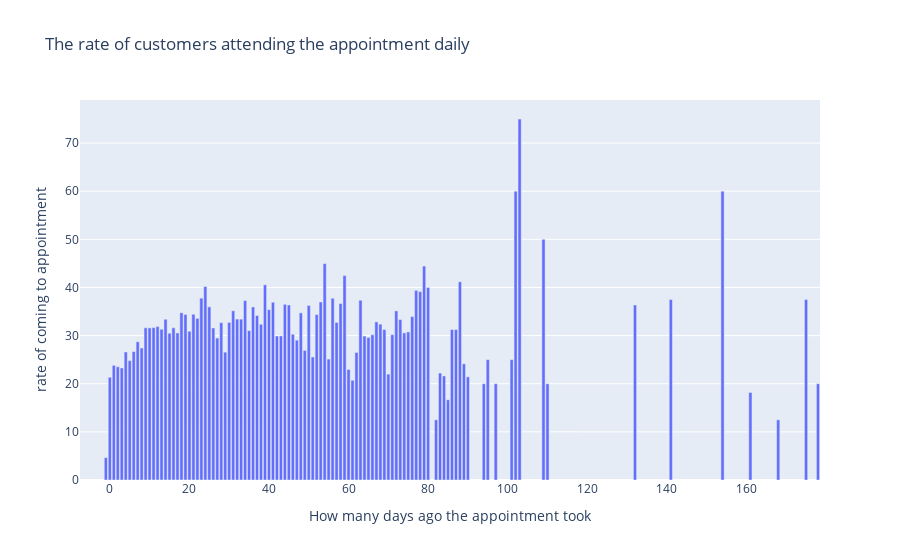

The cell this chart's notebook holds for it:
### Markdown cell above
> Same Day Appointments are more likely to attend

### Code cell
plt.figure(figsize=(20, 15))
dayrate=noshowy.value_counts()/(noshown.value_counts()+noshowy.value_counts())*100
import plotly.express as px

fig = px.bar(data_frame=dayrate, 
             x=dayrate.index, 
             y=dayrate.values,title="The rate of customers attending the appointment daily",
                 labels={"index": "How many days ago the appointment took",  
                         "y": "rate of coming to appointment"})

fig.show()

### Figure 1 — Plotly figure (JSON) as saved in the notebook; plotly's stock layout.template omitted (floating-point values rounded to 4 significant figures; data arrays with more than 128 entries replaced by an {"elided": "..."} marker saying what was removed)
{"data": [{"alignmentgroup": "True", "hovertemplate": "How many days ago the appointment took=%{x}<br>rate of coming to appointment=%{y}<extra></extra>", "legendgroup": "", "marker": {"color": "#636efa"}, "name": "", "offsetgroup": "", "orientation": "v", "showlegend": false, "textposition": "auto", "type": "bar", "x": {"elided": "131 int values"}, "xaxis": "x", "y": {"elided": "131 float values"}, "yaxis": "y"}], "layout": {"barmode": "relative", "legend": {"tracegroupgap": 0}, "title": {"text": "The rate of customers attending the appointment daily"}, "xaxis": {"anchor": "y", "domain": [0, 1], "title": {"text": "How many days ago the appointment took"}}, "yaxis": {"anchor": "x", "domain": [0, 1], "title": {"text": "rate of coming to appointment"}}}}
